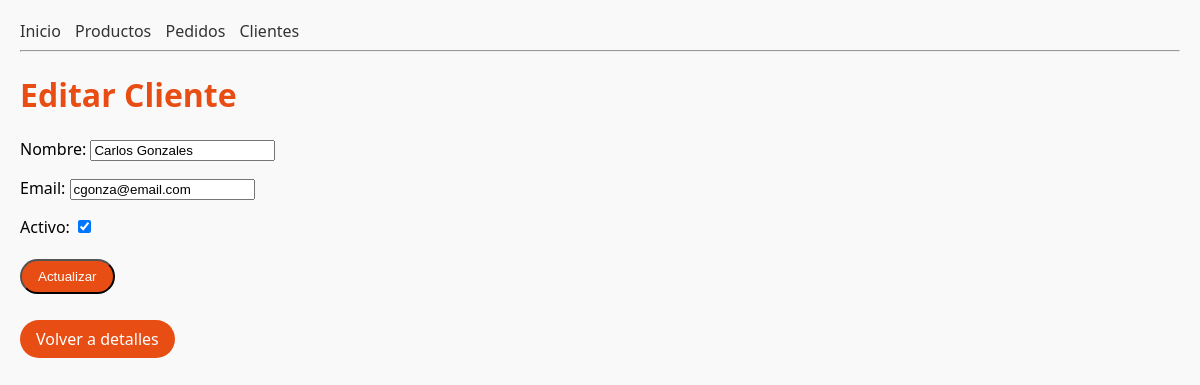
Page /clientes/1/editar/ on the committed database.
### tienda/models.py (models this page shows, shortened)
class Cliente(models.Model):
    nombre = models.CharField(max_length=100)
    email = models.EmailField(unique=True)
    fecha_registro = models.DateTimeField(auto_now_add=True)
    telefono = models.CharField(max_length=20)
    activo = models.BooleanField(default=True)

### tienda/views.py (the view)
# urls.py: path("clientes/<int:pk>/editar/", views.editar_cliente, name="editar_cliente"),
def editar_cliente(request, pk):
    cliente = get_object_or_404(Cliente, pk=pk)
    if request.method == "POST":
        form = ClienteForm(request.POST, instance=cliente)
        if form.is_valid():
            form.save()
            return redirect("tienda:detalle_cliente", pk=cliente.pk)
    else:
        form = ClienteForm(instance=cliente)
    return render(request, "tienda/editar_cliente.html", {"form": form, "cliente": cliente})

### tienda/forms.py
class ClienteForm(forms.ModelForm):
    class Meta:
        model = Cliente
        fields = ["nombre", "email", "activo"]
        widgets = {
            "nombre": forms.TextInput(attrs={"placeholder": "Nombre completo"}),
            "email": forms.EmailInput(attrs={"placeholder": "ejemplo@correo.com"}),
        }

### tienda/templates/tienda/editar_cliente.html (shortened to what this page needs)
{% extends "tienda/base.html" %}
{% load django_browser_reload %}
{% block content %}
    <h1>Editar Cliente</h1>
    <form method="POST">
        {{ form.as_p }}
        <button type="submit" class="btn primary">Actualizar</button>
    </form>
    <p>
        <a href="{% url 'tienda:lista_clientes'  %}" class="btn primary">Volver a detalles</a>
    </p>
{% endblock %}

### tienda/static/css/main.css (style rules this page uses)
body { font-family: 'Segoe UI', sans-serif; margin: 20px; background-color: #f9f9f9; }
h1 { color: #e84d13; }
.btn { display: inline-block; padding: 8px 16px; margin: 5px 0; color: #fff; border-radius: 9999px; text-decoration: none; font-weight: 500; transition: background 0.3s, transform 0.2s; }
.primary { background-color: #e84d13; }

### rows in the picture
Cliente: nombre "Carlos Gonzales", email "cgonza@email.com", activo "☑"
